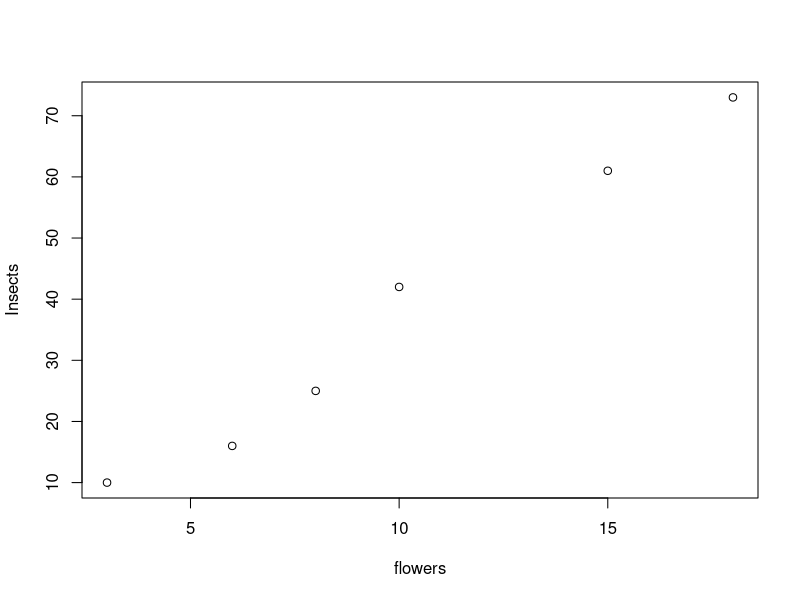
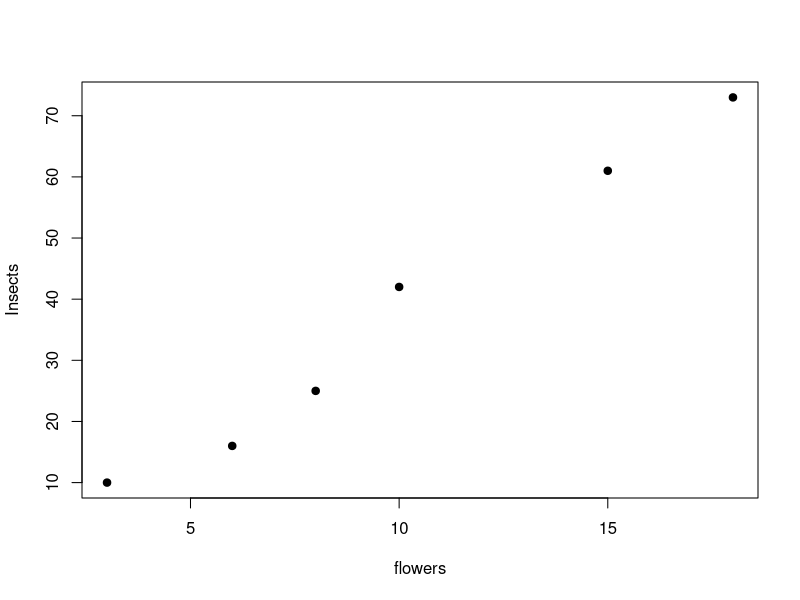
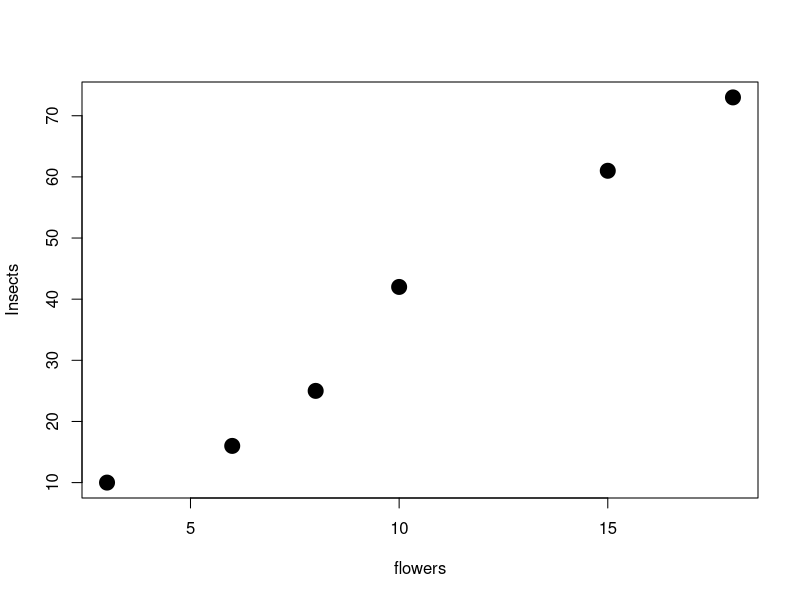
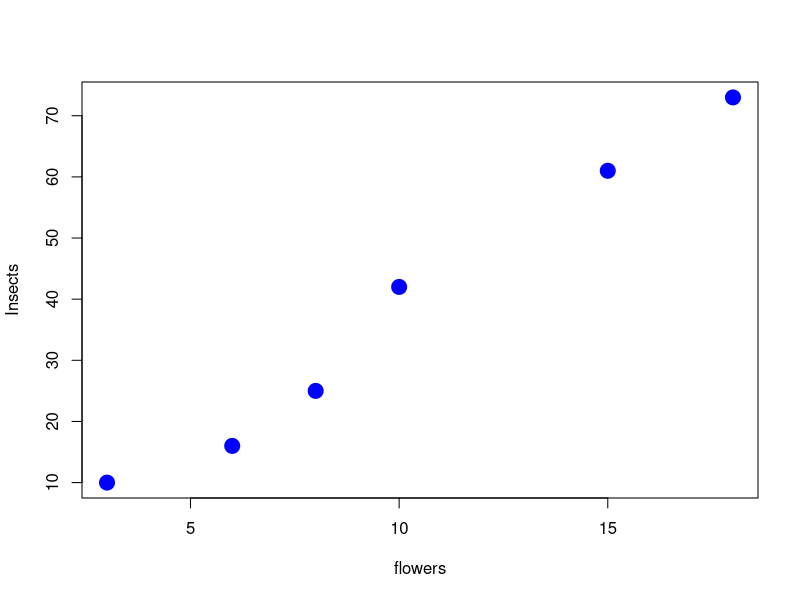

R code for these plots, in order:
# First R script

# R as a calculator: operazioni aritmetiche con R, creo oggetto a e b a cui assegno un valore dato da un'operazione, somma oggetti a + b e ne ottengo il valore
a <- 6*7
b <- 5*8

a + b

# Arrays

flowers <- c(3,6,8,10,15,18)  # funzione concatenazione c() per creare un vettore di più elementi(lineare)
flowers 

Insects <- c(10, 16, 25, 42, 61, 73)
Insects

plot(flowers,Insects)  # per abbellire il grafico posso usare diversi tipi di caretteri e parametri
#changin plot parameters

#symbols

plot(flowers, Insects, pch = 19)  # cambio il punto delle freq congiunte nel plot con il carattere 19, su google si trovano le alternative, il 19 corrisponde al punto pieno

plot(flowers, Insects, pch = 19, cex = 2) # aumento la dimensione del doppio, character exageration = 2, ridurlo a metà uso 0.5


plot(flowers, Insects, pch = 19, cex = 2, col = "blue")  # colore blue ai pallini, su google trovo la tabella di tutti i colori, sempre fra ""



